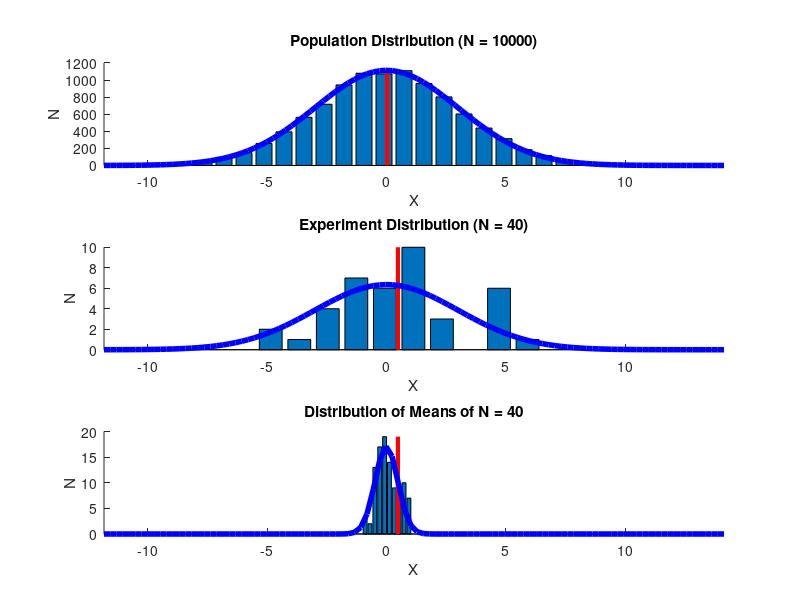
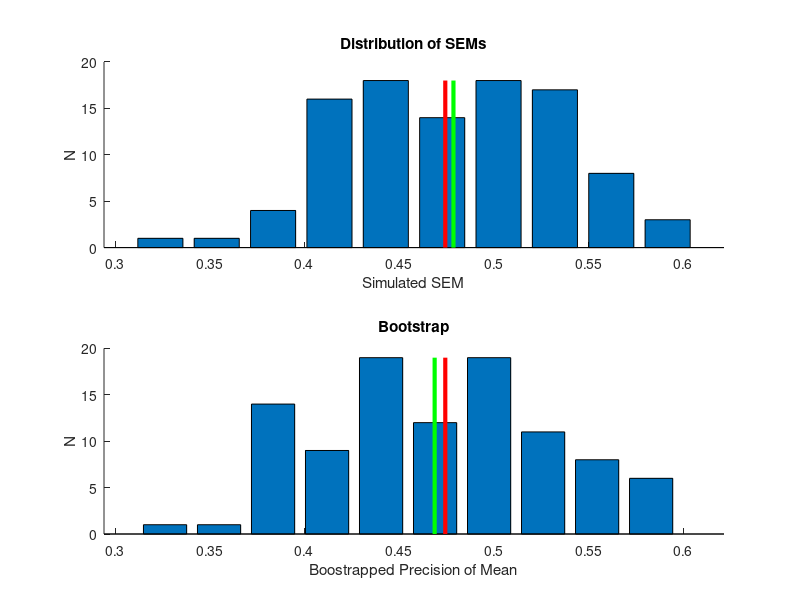

The MATLAB script that drew these images, in order:
% semBootstrapTutorial
%
% Demonstrate the relationship between the standard 
% deviation and standard error.  Then show that
% we can also use bootstrapping to estimate the
% precision to which the mean is measured and that
% for this simple case it agrees with what you get
% from using the SEM.
%
% 6/10/09  tyl  Wrote it.
% 6/12/09  dhb  Review and clean.
% 9/19/11  dhb  Save plots.  Remove Ranint and replace with unidrnd.

%% Clean out
clear; close all; clc;
format short
format compact

%% Draw 'population' distribution.  In this case, it's a
% normal distribution with specified mean and sd.  Make
% a nice plot of the population.
theoreticalMean = 0;
theoreticalSd = 3;
nPopulationDraws = 10000;
populationX = normrnd(theoreticalMean,theoreticalSd,nPopulationDraws,1);
populationMean = mean(populationX);       
populationSd = std(populationX);

% Plot population distribution, along with theoretical curve (in blue) from the
% normal pdf that generated it.  Red bar is mean of population
% distribution, which should be near the specified theoretical mean.
histFig = figure; clf; 
subplot(3,1,1); hold on
nBins = 30;
[n,bins] = hist(populationX,nBins);
bar(bins,n);
minX = min(bins)-(bins(2)-bins(1)); maxX = max(bins)+(bins(2)-bins(1));
fineBins = linspace(minX,maxX,100);
plot([populationMean populationMean],[0 max(n)],'r','LineWidth',3);
theoreticalPdf = nPopulationDraws*(bins(2)-bins(1))*normpdf(fineBins,theoreticalMean,theoreticalSd);
plot(fineBins,theoreticalPdf,'b','LineWidth',4);
xlabel('X'); ylabel('N'); title(sprintf('Population Distribution (N = %d)',nPopulationDraws));
xlim([minX,maxX]);

%% Suppose we ran an experiment and got some subset of data from
%this underlying distribution, with its own mean and standard deviation.
nExperimentDraws = 40;
index = unidrnd(nPopulationDraws,nExperimentDraws,1);
experimentX = populationX(index);
experimentMean = mean(experimentX);
experimentSd = std(experimentX);

% Plot the experimental draws.  The blue curve is the underlying
% theoretical distribution from which the population was drawn.
% The red bar is the experimental mean.
figure(histFig);
subplot(3,1,2); hold on
nBins = 10;
[n,bins] = hist(experimentX,nBins);
bar(bins,n);
plot([experimentMean experimentMean],[0 max(n)],'r','LineWidth',3);
theoreticalPdf = nExperimentDraws*(bins(2)-bins(1))*normpdf(fineBins,theoreticalMean,theoreticalSd);
plot(fineBins,theoreticalPdf,'b','LineWidth',4);
xlabel('X'); ylabel('N'); title(sprintf('Experiment Distribution (N = %d)',nExperimentDraws));
xlim([minX,maxX]);

%% Simulation of multiple experiments.
% How confident are we that the mean from our sampled distribution, xbarhat,
% reflects the true mean of the underlying process?
%
% Suppose we repeat the above experiment many times, each time getting a new subset
% of data from the original underlying distribution, with a new xbarhat and
% new sdhat.
nSimulatedExps = 100;
for w = 1:nSimulatedExps
	index = unidrnd(nPopulationDraws,nExperimentDraws,1);
    simulatedX{w} = populationX(index);
    simulatedMeans(w) = mean(simulatedX{w});
    simulatedSds(w) = std(simulatedX{w});
end
meanOfSimulatedMeans = mean(simulatedMeans);
stdOfSimulatedMeans = std(simulatedMeans);

% This plot shows the means obtained from repeats of the simulated
% experiment.  There is some scatter to these means that arises
% because the exact draws vary for each simulated experiment.
% The red bar in the plot shows the mean from the original version
% of the experiment. 
%
% Often one wants to know how precisely a mean has been measured.
% The distribution shown in the plot gives a sense for this.  Note
% that the simulated distribution of means is well fit by the
% blue curve.  This curve was generated from the orignal theoretical
% distribution simply be reducing the standard deviation by the
% square root of the number of experimental draws.
figure(histFig);
subplot(3,1,3); hold on
nBins = 10;
[n,bins] = hist(simulatedMeans,nBins);
bar(bins,n);
plot([experimentMean experimentMean],[0 max(n)],'r','LineWidth',3);
theoreticalPdf = nSimulatedExps*(bins(2)-bins(1))*normpdf(fineBins,theoreticalMean,theoreticalSd/sqrt(nExperimentDraws));
plot(fineBins,theoreticalPdf,'b','LineWidth',4);
xlabel('X'); ylabel('N'); title(sprintf('Distribution of Means of N = %d',nExperimentDraws));
xlim([minX,maxX]);
if (exist('savefig','file'))
    savefig('ExperimentDrawHistos',histFig,'pdf');
end

%% SEM
% The standard error of the mean (SEM) is an estimate of the precision
% which a mean has been measured.  It is obtained by dividing the
% standard deviation of the measurements from which the mean was
% computed by the square root of the number of measurements.
%
% For each simulated experiment, compute the SEM.
simulatedSEMs = simulatedSds/sqrt(nExperimentDraws);

% The plot shows the distribution of SEMs we get from
% multiple simulations of the experiment.  The red
% bar is the theoretical value of the precision. The
% green bar shows the mean of the simulated SEMs.
semFig = figure; clf;
subplot(2,1,1); hold on
nBins = 10;
[n,bins] = hist(simulatedSEMs,nBins);
bar(bins,n);
minX = min(bins)-(bins(2)-bins(1)); maxX = max(bins)+(bins(2)-bins(1));
plot([theoreticalSd/sqrt(nExperimentDraws) theoreticalSd/sqrt(nExperimentDraws)],[0 max(n)],'r','LineWidth',3);
plot([mean(simulatedSEMs) mean(simulatedSEMs)],[0 max(n)],'g','LineWidth',3);

xlabel('Simulated SEM'); ylabel('N'); title('Distribution of SEMs');
xlim([minX,maxX]);

%% Bootstrapping procedure
% Estimate precision of mean by bootstrapping.  Here, for each simulated
% experiment, we resample from the data for that experiment, compute the
% mean for each resampling, and then take the standard deviation (not SEM)
% of the means to get an estimate of the standard error of the mean.
nBootstraps = 200;
for w = 1:nSimulatedExps
    for b = 1:nBootstraps
        index = unidrnd(nExperimentDraws,nExperimentDraws,1);
        bootstrapX = simulatedX{w}(index);
        bootstrapMeans(w,b) = mean(bootstrapX);
    end
    bootstrapEstimatesOfPrecision(w) = std(bootstrapMeans(w,:));  
end

% Plot the boostrapped estimates of the precision to which the
% means were measured.  Note similarity to what you get by
% computing the standard error of the mean.
%
% The bootstrap procedure has two advantages over just computing
% the standard error of the mean.  The first is that you can
% bootstrap any quantity you estimate from data, whereas the
% analytic formula for the SEM only applies to means.
%
% Second, if you want, you can look at the entire distribution of the
% boostrapped estimates, not just their standard deviation.  This
% can be of interest when the distribution of estimates is not
% approximately normal.  [This is not done here.]
subplot(2,1,2); hold on
nBins = 10;
[n,bins] = hist(bootstrapEstimatesOfPrecision,nBins);
bar(bins,n);
plot([theoreticalSd/sqrt(nExperimentDraws) theoreticalSd/sqrt(nExperimentDraws)],[0 max(n)],'r','LineWidth',3);
plot([mean(bootstrapEstimatesOfPrecision) mean(bootstrapEstimatesOfPrecision)],[0 max(n)],'g','LineWidth',3);
xlabel('Boostrapped Precision of Mean'); ylabel('N'); title('Bootstrap');
xlim([minX,maxX]);
if (exist('savefig','file'))
    savefig('BootstrappedSEMs',semFig,'pdf');
end

